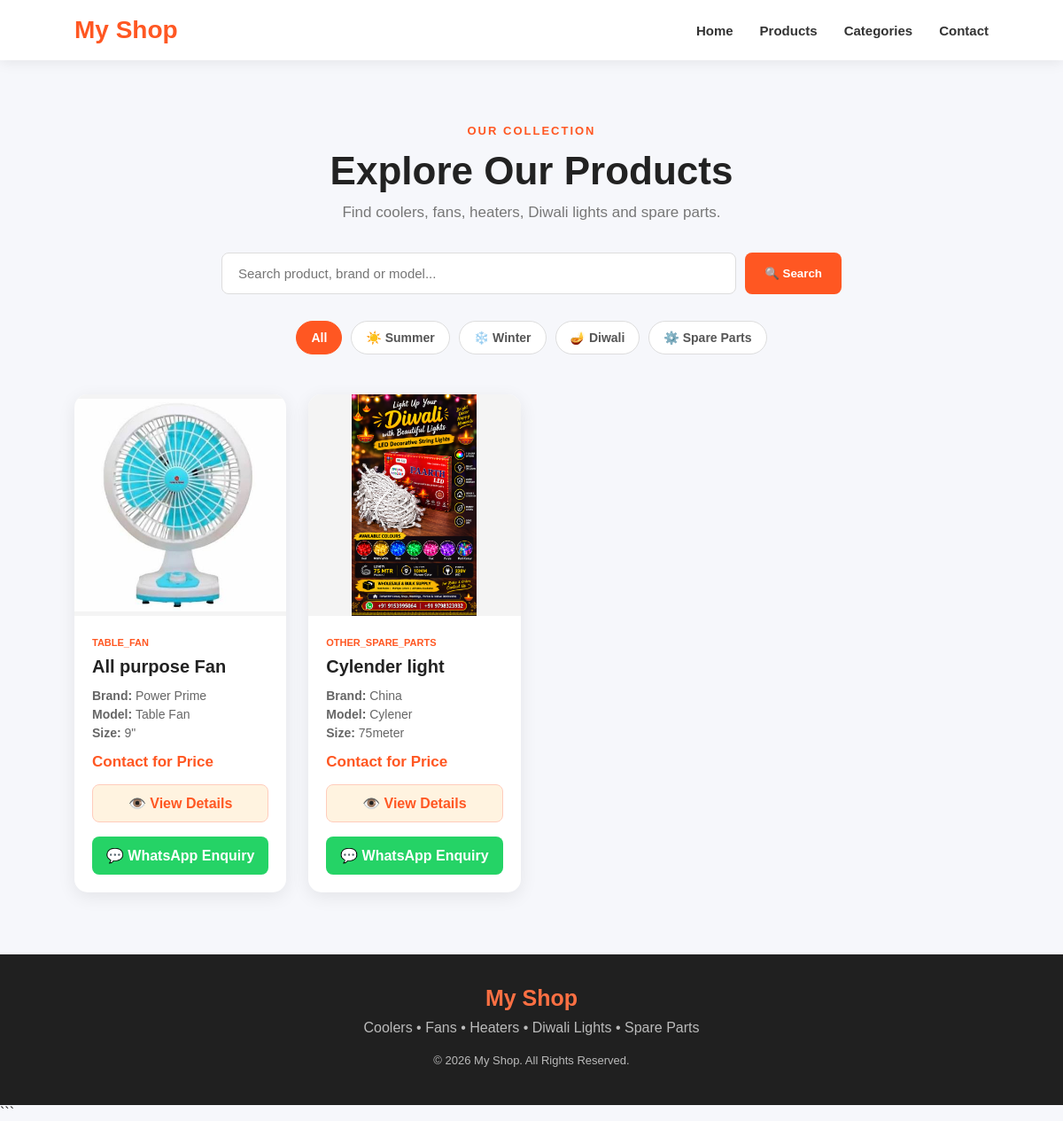
Screenshot of /products/ with the database file from the repository.
### products/models.py (models this page shows, shortened)
class Product(models.Model):
    CATEGORY_CHOICES = [
        ("summer", "☀️ Summer"),
        ("winter", "❄️ Winter"),
        ("diwali", "🪔 Diwali"),
        ("spare_parts", "⚙️ Spare Parts"),
    ]
    SUBCATEGORY_CHOICES = [
        ("cooler", "Cooler"),
        ("cooler_spare_parts", "Cooler Spare Parts"),
        ("honeycomb", "Honeycomb / Cooler Grass"),
        ("table_fan", "Table Fan"),
        ("bullet_fan", "Bullet Fan"),
        ("stand_fan", "Stand Fan"),
        ("ceiling_fan", "Ceiling Fan"),
        ("sun_heater", "Sun Heater"),
        ("quartz_heater", "Quartz Heater"),
        ("immersion_rod", "Immersion Rod"),
        ("copper_wire_light", "Copper Wire Light"),
        ("temple_light", "Temple Light"),
        ("multi_function_light", "Multi Function Light"),
        ("serial_light", "Serial / Decorative Light"),
        ("warm_white_light", "Warm White Light"),
        ("multi_colour_light", "Multi Colour Light"),
        ("fan_spare_parts", "Fan Spare Parts"),
        ("motor", "Motor"),
        ("pump", "Cooler Pump"),
        ("cooler_motor", "Cooler Motor"),
        ("other_spare_parts", "Other Spare Parts"),
    ]
    name = models.CharField(
        max_length=200
    )
    category = models.CharField(
        max_length=30,
        choices=CATEGORY_CHOICES
    )
    subcategory = models.CharField(
        max_length=60,
        choices=SUBCATEGORY_CHOICES
    )
    brand = models.CharField(
        max_length=100,
        blank=True
    )
    model = models.CharField(
        max_length=100,
        blank=True
    )
    size = models.CharField(
        max_length=100,
        blank=True
    )
    price = models.DecimalField(
        max_digits=10,
        decimal_places=2,
        blank=True,
        null=True
    )
    image = models.ImageField(
        upload_to="products/",
        blank=True,
        null=True
    )
    description = models.TextField(
        blank=True
    )
    features = models.TextField(
        blank=True
    )
    available = models.BooleanField(
        default=True
    )
    created_at = models.DateTimeField(
        auto_now_add=True
    )

### products/views.py (the view, shortened to what this page needs)
def product_list(request):
    products = Product.objects.filter(
        available=True
    )
    category = request.GET.get("category")
    search = request.GET.get("search")
    if category:
        products = products.filter(
            category=category
        )
    categories = Product.CATEGORY_CHOICES
    context = {
        "products": products,
        "categories": categories,
        "selected_category": category,
        "search": search or "",
    }
    return render(
        request,
        "products/product_list.html",
        context
    )

### templates/products/product_list.html (shortened to what this page needs)
{% load static %}
<!DOCTYPE html>
<html lang="en">
<head>
    <link
        rel="stylesheet"
        href="{% static 'css/style.css' %}"
    >
</head>
<body>
<nav class="navbar">
    <div class="logo">
        My Shop
    </div>
    <div class="nav-links">
        <a href="/">
            Home
        </a>
        <a href="/products/">
            Products
        </a>
        <a href="/#categories">
            Categories
        </a>
        <a href="/#contact">
            Contact
        </a>
    </div>
</nav>
<section class="products-page">
    <div class="products-heading">
        <span>
            OUR COLLECTION
        </span>
        <h1>
            Explore Our Products
        </h1>
        <p>
            Find coolers, fans, heaters,
            Diwali lights and spare parts.
        </p>
    </div>
    <form
        method="GET"
        class="search-box"
    >
        <input
            type="text"
            name="search"
            placeholder="Search product, brand or model..."
            value="{{ search }}"
        >
        <button type="submit">
            🔍 Search
        </button>
    </form>
    <div class="category-filter">
        <a
            href="/products/"
            class="{% if not selected_category %}active{% endif %}"
        >
            All
        </a>
        {% for value, label in categories %}
            <a
                href="/products/?category={{ value }}"
                class="{% if selected_category == value %}active{% endif %}"
            >
                {{ label }}
            </a>
        {% endfor %}
    </div>
    <div class="product-grid">
        {% for product in products %}
            <div class="product-card">
                <div class="product-image">
                    {% if product.image %}
                        <img
                            src="{{ product.image.url }}"
                            alt="{{ product.name }}"
                        >
                    {% endif %}
                </div>
                <div class="product-info">
                    <span class="product-category">
                        {{ product.subcategory }}
                    </span>
                    <h2>
                        {{ product.name }}
                    </h2>
                    {% if product.brand %}
                        <p>
                            <strong>
                                Brand:
                            </strong>
                            {{ product.brand }}
                        </p>
                    {% endif %}
                    {% if product.model %}
                        <p>
                            <strong>
                                Model:
                            </strong>
                            {{ product.model }}
                        </p>
                    {% endif %}
                    {% if product.size %}
                        <p>
                            <strong>
                                Size:
                            </strong>
                            {{ product.size }}
                        </p>
                    {% endif %}
                    <div class="product-price enquiry-price">
                        Contact for Price
                    </div>
                    <a
                        href="{% url 'product_detail' product.id %}"
                        class="view-details-btn"
                    >
                        👁️ View Details
                    </a>
                    <a
                        href="https://wa.me/919798323932?text=Hello%2C%20I%20want%20to%20know%20the%20price%20and%20availability%20of%20{{ product.name|urlencode }}"
                        target="_blank"
                        class="whatsapp-btn"
                    >
                        💬 WhatsApp Enquiry
                    </a>
                </div>
            </div>
        {% endfor %}
    </div>
</section>
<footer>
    <div class="footer-logo">
        My Shop
    </div>
    <p>
        Coolers • Fans • Heaters • Diwali Lights
        • Spare Parts
    </p>
    <p class="copyright">
        © 2026 My Shop. All Rights Reserved.
    </p>
</footer>
</body>
</html>

### static/css/style.css (style rules this page uses)
* { margin: 0; padding: 0; box-sizing: border-box; }
html { scroll-behavior: smooth; }
body { font-family: Arial, Helvetica, sans-serif; background: #f6f7fb; color: #222; }
a { text-decoration: none; }
.navbar { width: 100%; padding: 18px 7%; display: flex; justify-content: space-between; align-items: center; background: #ffffff; box-shadow: 0 2px 15px rgba(0, 0, 0, 0.08); position: sticky; top: 0; z-index: 1000; }
.logo { font-size: 28px; font-weight: 800; color: #ff5722; }
.nav-links { display: flex; gap: 30px; }
.nav-links a { color: #333; font-size: 15px; font-weight: 600; transition: 0.3s; }
section { padding: 80px 7%; }
.section-heading span, .products-heading span { color: #ff5722; font-size: 13px; font-weight: 800; letter-spacing: 2px; }
.products-page { min-height: 80vh; padding: 70px 7%; }
.products-heading { text-align: center; margin-bottom: 35px; }
.products-heading h1 { font-size: 44px; margin: 12px 0; }
.products-heading p { color: #777; font-size: 17px; }
.search-box { max-width: 700px; margin: 0 auto 30px; display: flex; gap: 10px; }
.search-box input { flex: 1; padding: 14px 18px; border: 1px solid #ddd; border-radius: 8px; outline: none; font-size: 15px; }
.search-box button { padding: 14px 22px; border: none; border-radius: 8px; background: #ff5722; color: white; font-weight: bold; cursor: pointer; }
.category-filter { display: flex; justify-content: center; gap: 10px; flex-wrap: wrap; margin-bottom: 45px; }
.category-filter a { padding: 10px 16px; background: white; color: #555; border: 1px solid #ddd; border-radius: 30px; font-size: 14px; font-weight: 600; }
.category-filter a:hover, .category-filter a.active { background: #ff5722; color: white; border-color: #ff5722; }
.product-grid { display: grid; grid-template-columns: repeat(4, 1fr); gap: 25px; }
.product-card { background: white; border-radius: 15px; overflow: hidden; box-shadow: 0 5px 20px rgba(0, 0, 0, 0.08); transition: 0.3s; }
.product-image { width: 100%; height: 250px; background: #f4f4f4; display: flex; align-items: center; justify-content: center; overflow: hidden; }
.product-image img { width: 100%; height: 100%; object-fit: contain; transition: 0.3s; }
.product-info { padding: 20px; }
.product-category { display: inline-block; color: #ff5722; font-size: 11px; font-weight: 800; text-transform: uppercase; margin-bottom: 8px; }
.product-info h2 { font-size: 20px; margin-bottom: 12px; line-height: 1.3; }
.product-info p { color: #666; font-size: 14px; margin-bottom: 5px; }
.product-price { font-size: 20px; font-weight: 800; margin-top: 15px; }
.enquiry-price { color: #ff5722; font-size: 17px; }
.whatsapp-btn { display: block; text-align: center; margin-top: 16px; padding: 12px; border-radius: 8px; background: #25d366; color: white; font-weight: 700; transition: 0.3s; }
footer { background: #202020; color: white; text-align: center; padding: 35px 20px; }
.footer-logo { font-size: 25px; font-weight: 800; color: #ff7043; margin-bottom: 10px; }
footer p { color: #bbb; margin: 8px 0; }
.copyright { font-size: 13px; margin-top: 20px !important; }
.view-details-btn { display: block; text-align: center; padding: 11px; border-radius: 8px; background: #fff3e0; color: #ff5722; font-weight: 700; margin-top: 15px; border: 1px solid #ffccbc; }

### rows the page displays
Product: image (picture), subcategory "TABLE_FAN", name "All purpose Fan", brand "Power Prime", model "Table Fan", size "9\""
Product: image (picture), subcategory "OTHER_SPARE_PARTS", name "Cylender light", brand "China", model "Cylener", size "75meter"

### other values shown
{{ label }} "☀️ Summer" "❄️ Winter" "🪔 Diwali" "⚙️ Spare Parts"
